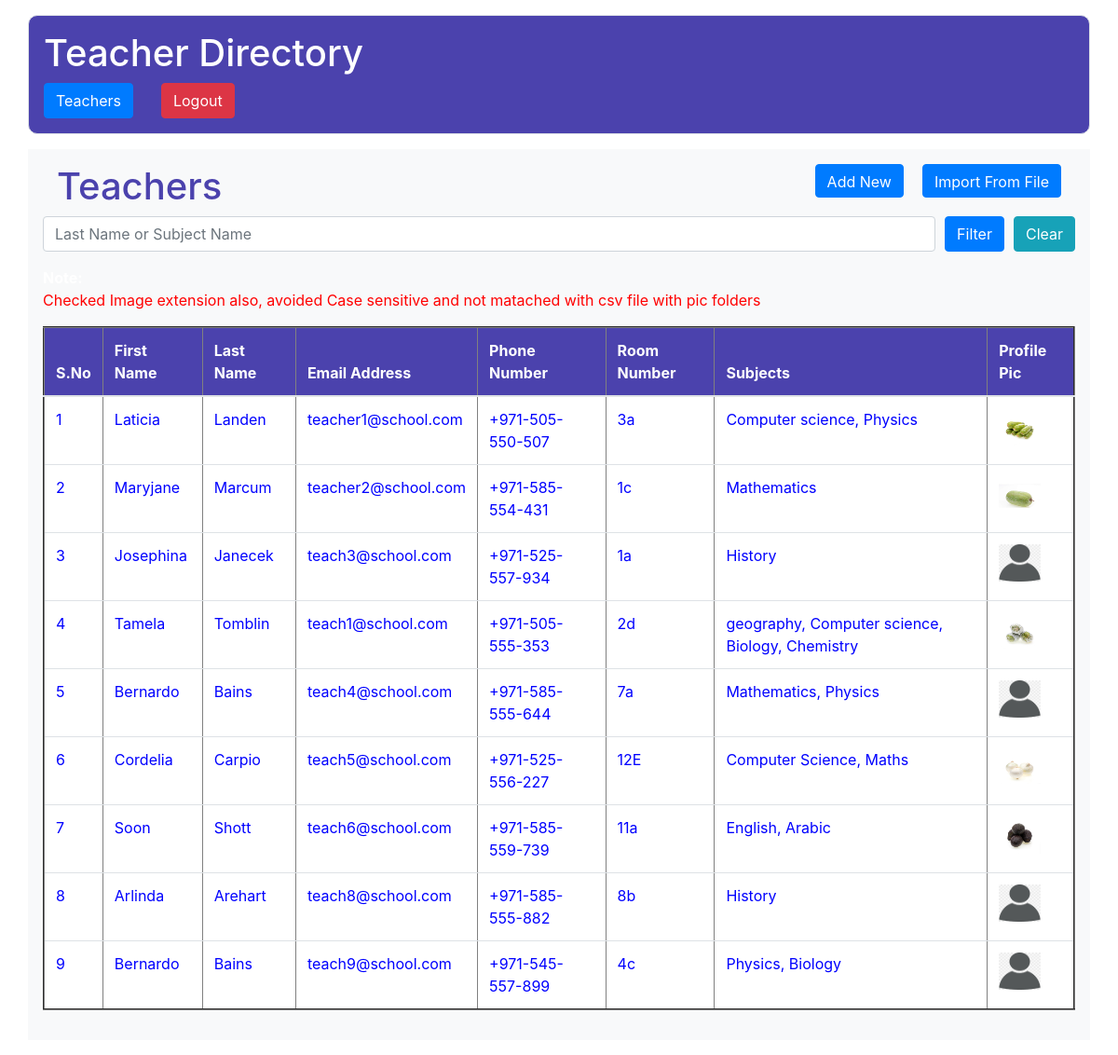
The page /DataView/ (signed in) on the database its author committed.
### directory/models.py (models this page shows, shortened)
class TeacherModel(models.Model):
    FirstName = models.CharField(max_length=100)
    LastName = models.CharField(max_length=100)
    Profilepicture = models.CharField(max_length=100)
    EmailAddress = models.CharField(unique=True, max_length=100)
    PhoneNumber = models.CharField(max_length=100)
    RoomNumber = models.CharField(max_length=100)
    Subjectstaught = models.CharField(max_length=1000)
    class Meta:
        db_table = 'Teachers'

### directory/views.py (the view)
# urls.py: path('DataView/', dt.DataView, name='DataView'),
@login_required(login_url='/Login/')
def DataView(request):
    if request.method == 'GET':
        qs = TeacherModel.objects.all()
        return render(request, 'AllData.html', {'data': qs})
    from django.db.models import Q
    if request.method == 'POST':
        filtertxt = request.POST.get('filtertext')
        data = TeacherModel.objects.filter(Q(LastName__icontains=filtertxt) | Q(Subjectstaught__icontains=filtertxt))
        return render(request, 'AllData.html', {'data': data})

### assets/templates/AllData.html (shortened to what this page needs)
{%extends 'appbase.html'%}
{%block contents%}
<div class="container p-3 my-3 bg-light text-white">
    <div class="col toprow" style="display:flex;justify-content:space-between;height: 36px;
    margin-bottom: 20px;">
        <h1 style="color:#4b42ad ;">Teachers</h1>
        <div class="add_btns"  style="display:flex;justify-content:space-between;grid-column-gap: 20px;">
            <a href="{%url 'AddTeacherData'%}" class="btn btn-primary">Add New</a>
            <a href="{%url 'importedForm'%}" class="btn btn-primary">Import From File</a>
        </div>
    </div>
    <form action="{%url 'DataView'%}" method="post">
    <div class="form-group" style="display: flex;grid-column-gap:10px">
      <input type="user" class="form-control" name="filtertext" placeholder="Last Name or Subject Name" id="user">
      <button type="submit" class="btn btn-primary">Filter</button>
      <button type="submit" class="btn btn-info">Clear</button>
    </div>
  </form>
    <span>
        <strong>Note:</strong><p style="color:RED">Checked Image extension also, avoided Case sensitive and not matached with csv file with pic folders</p>
    </span>
    <table border="2px" class="table table-hover">
                    <thead style="background: #4b42ad !important;
                    color: white;">
                    <tr class="">
                        <th scope="col">S.No</th>
                        <th scope="col">First Name</th>
                        <th scope="col">Last Name</th>
                        <th scope="col">Email Address</th>
                        <th scope="col">Phone Number</th>
                        <th scope="col">Room Number</th>
                        <th scope="col">Subjects</th>
                        <th scope="col">Profile Pic</th>
                    </tr>
                    </thead>
                    <tbody>
                    {% for i in data %}
                    <tr scope="row" style="color: BLUE; background-color:White">
                        <td>{{forloop.counter}}</td>
                        <td>{{i.FirstName}}</td>
                        <td>{{i.LastName}}</td>
                        <td>{{i.EmailAddress}}</td>
                        <td>{{i.PhoneNumber}}</td>
                        <td>{{i.RoomNumber}}</td>
                        <td>{{i.Subjectstaught}}</td>
                        <td><a href="/GetProfilePage/?uid={{ i.id }}"><img src="/media/profilepic/{{i.Profilepicture}}" width="45" height="40"></a> </td>
                    </tr>
                    {% endfor %}
                    </tbody>
                </table>
</div>
{%endblock%}

### assets/templates/appbase.html (shortened to what this page needs)
<!DOCTYPE html>
<html lang="en">
<head>
  <link rel="stylesheet" href="https://maxcdn.bootstrapcdn.com/bootstrap/4.5.2/css/bootstrap.min.css">
</head>
<body>
<div class="container p-3 my-3 border" style="background-color: #4b42ad;border-radius: 10px;">
  <h1 style="color:white ;">Teacher Directory</h1>
    <div class="row" style="grid-gap: 30px;margin-left: 0px;">
      <div class=""><a href="{%url 'DataView'%}" class="btn btn-primary">Teachers</a></div>
      <div class=""><a href="{%url 'logout'%}" class="btn btn-danger">Logout</a></div>
  </div>
</div>
{%block contents%}
{%endblock%}
</body>
</html>

### rows shown on the page
TeacherModel: FirstName "Laticia", LastName "Landen", EmailAddress "teacher1@school.com", PhoneNumber "+971-505-550-507", RoomNumber "3a", Subjectstaught "Computer science, Physics", Profilepicture (picture)
TeacherModel: FirstName "Maryjane", LastName "Marcum", EmailAddress "teacher2@school.com", PhoneNumber "+971-585-554-431", RoomNumber "1c", Subjectstaught "Mathematics", Profilepicture (picture)
TeacherModel: FirstName "Josephina", LastName "Janecek", EmailAddress "teach3@school.com", PhoneNumber "+971-525-557-934", RoomNumber "1a", Subjectstaught "History", Profilepicture (placeholder picture)
TeacherModel: FirstName "Tamela", LastName "Tomblin", EmailAddress "teach1@school.com", PhoneNumber "+971-505-555-353", RoomNumber "2d", Subjectstaught "geography, Computer science, Biology, Chemistry", Profilepicture (picture)
TeacherModel: FirstName "Bernardo", LastName "Bains", EmailAddress "teach4@school.com", PhoneNumber "+971-585-555-644", RoomNumber "7a", Subjectstaught "Mathematics, Physics", Profilepicture (placeholder picture)
TeacherModel: FirstName "Cordelia", LastName "Carpio", EmailAddress "teach5@school.com", PhoneNumber "+971-525-556-227", RoomNumber "12E", Subjectstaught "Computer Science, Maths", Profilepicture (picture)
TeacherModel: FirstName "Soon", LastName "Shott", EmailAddress "teach6@school.com", PhoneNumber "+971-585-559-739", RoomNumber "11a", Subjectstaught "English, Arabic", Profilepicture (picture)
TeacherModel: FirstName "Arlinda", LastName "Arehart", EmailAddress "teach8@school.com", PhoneNumber "+971-585-555-882", RoomNumber "8b", Subjectstaught "History", Profilepicture (placeholder picture)
TeacherModel: FirstName "Bernardo", LastName "Bains", EmailAddress "teach9@school.com", PhoneNumber "+971-545-557-899", RoomNumber "4c", Subjectstaught "Physics, Biology", Profilepicture (placeholder picture)
